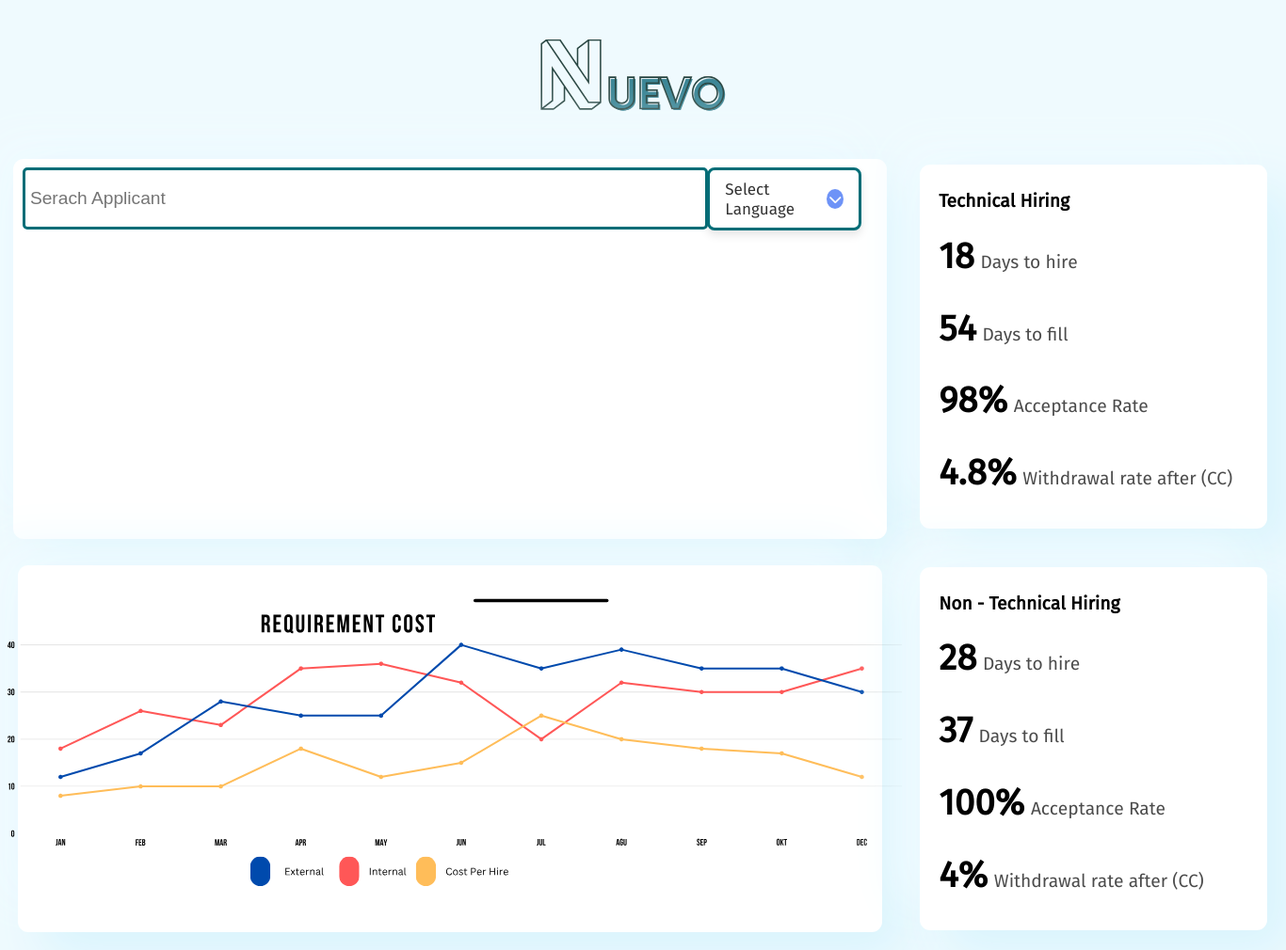
Before: /dashboard/ with the older database file.
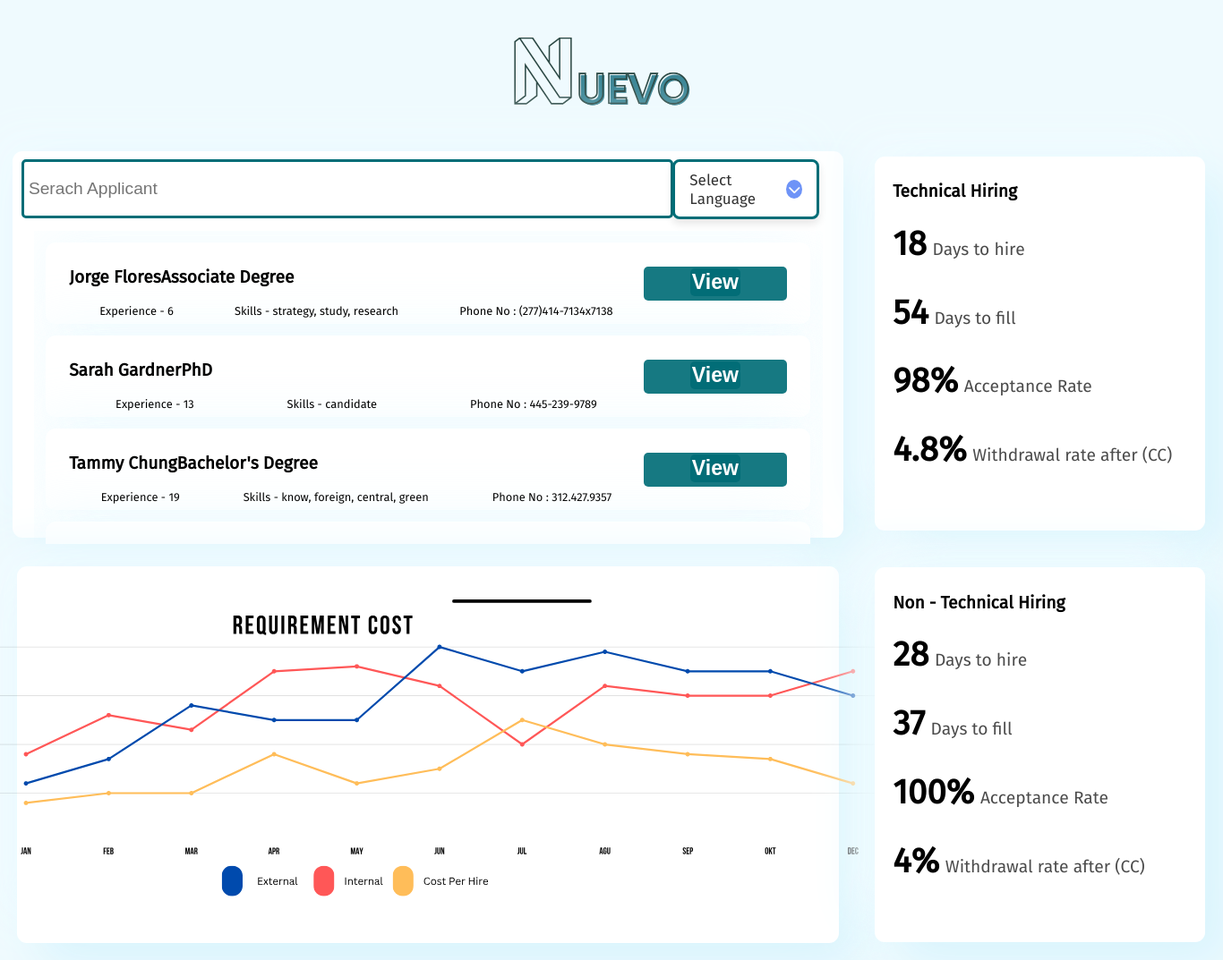
After: the same page with the newer database file.
### adminApp/models.py (models this page shows)
class Person(models.Model):
    name = models.CharField(max_length=255)
    qualifications = models.CharField(max_length=255)
    experience = models.IntegerField()
    skills = models.TextField()
    cultural_fit = models.CharField(max_length=255)
    phone_number = models.CharField(max_length=15)
    resume_path = models.CharField(null=True, blank=True, max_length=255)

### coreApp/views.py (the view)
# urls.py: path('dashboard/', views.dashboard, name='dashboard'),
def dashboard(request):
    people = Person.objects.all()
    all_skills = set()
    for person in people:
        skills = person.skills.split(', ')
        all_skills.update(skills)
    return render(request, 'core/dashboard.html', {'people': people, 'all_skills': all_skills})

### templates/core/dashboard.html (shortened to what this page needs)
{% load static %}
<!DOCTYPE html>
<html lang="en">
<head>
    <link rel="stylesheet" href="{% static "css/dashboard.css" %}"/>
</head>
<body>
    <div class="top-section">
        <div class="logo">
            <a id="logo" href="{% url 'home' %}">
                <img src="{% static "img/logo.png" %}" width="250px" height="130px" alt="nuevo logo" />
            </a>
        </div>
    </div>
    <div class="main-container">
        <div class="application-list" >
            <div class="serach-section">
                <div class="warp">
                    <div class="serach">
                        <input type="text" class="searchTerm" placeholder="Serach Applicant" oninput="searchApplicants()">
                    </div>
                </div>
                <div class="container">
                    <div class="select-btn">
                        <span class="btn-text">Select Language</span>
                        <span class="arrow-dwn">
                            <i class="fa-solid fa-chevron-down"></i>
                        </span>
                    </div>
                </div>
            </div>
            <div class="list">
                <div class="applications">
                    {% for person in people %}
                        <div class="applicant">
                            <div class="applicant-left-section">
                                <div class="applicant-top-section">
                                    <div class="applicant-name"> {{person.name}} </div>
                                    <div class="qualification"> {{ person.qualifications }} </div>
                                </div>
                                <div class="applicant-bottom-section">
                                    <div class="exprience">Experience - {{ person.experience }}</div>
                                    <div class="skills">Skills - {{ person.skills }}</div>
                                    <div class="phone-number">Phone No : {{ person.phone_number }}</div>
                                </div>
                            </div>
                            <div class="applicant-right-section">
                                <a class="view" href="{% url 'profile_view' user_id=person.id %}">
                                    <button class="view" data-user-id="{{ person.id }}" onclick="{% url 'profile_view' user_id=person.id %}" > View </button>
                                </a>
                            </div>
                        </div>
                    {% endfor %}
                </div>
            </div>
        </div>
        <div class="technical-hiring">
            <div class="technical-head">Technical Hiring</div>
                <li class="technical-list">
                    <div class="large-text">18</div>
                    <div class="small-text">Days to hire</div>
                </li>
                <li class="technical-list">
                    <div class="large-text">54</div>
                    <div class="small-text">Days to fill</div>
                </li>
                <li class="technical-list">
                    <div class="large-text">98%</div>
                    <div class="small-text">Acceptance Rate</div>
                </li>
                <li class="technical-list">
                    <div class="large-text">4.8%</div>
                    <div class="small-text">Withdrawal rate after (CC) </div></li>
        </div>
        <div class="requirement-cost">
            <img src="{% static "img/graph.svg" %}" alt="">
        </div>
        <div class="non-technical-hiring">
            <div class="non-technical-head">Non - Technical Hiring</div>
            <ul>
                <li class="non-technical-list">
                    <div class="large-text">28</div>
                    <div class="small-text">Days to hire</div>
                </li>
                <li class="non-technical-list">
                    <div class="large-text">37</div>
                    <div class="small-text">Days to fill</div>
                </li>
                <li class="non-technical-list">
                    <div class="large-text">100%</div>
                    <div class="small-text">Acceptance Rate</div>
                </li>
                <li class="non-technical-list">
                    <div class="large-text">4%</div>
                    <div class="small-text">Withdrawal rate after (CC) </div></li>
            </ul>
        </div>
    </div>
</body>
</html>

### coreApp/static/css/dashboard.css (style rules this page uses)
* { margin: 0; padding: 0; }
body { background-color: #d9f4fd67; font-family: firasans; }
.top-section { display: flex; margin-top: 1.5%; justify-content: center; }
.searchTerm { width: 100%; border: 3px solid #006D77; padding: 5px; height: 50px; border-radius: 5px 5px 5px 5px; outline: none; font-size: 120%; color: #9DBFAF; }
.serach-section { display: grid; grid-template-columns: 8fr 2fr; gap: 2%; }
ul { list-style-type: none; }
.main-container { display: grid; grid-template-columns: 70% 30%; grid-template-rows: 50%; }
.application-list { background: white; margin: 1.5%; padding:1%; border-radius: 11px; box-shadow: 26px 26px 53px #d9f4fd, -26px -26px 53px #f0fbff; height: 90%; }
.applicant { display: grid; margin:1.5%; padding: 3%; grid-template-columns: 4fr 1fr; border-radius: 11px; background: white; box-shadow: 20px 20px 60px rgba(217, 244, 253, .2), -20px -20px 60px rgba(217, 244, 253, .2); }
.list { margin: 1.5%; }
.applications { max-height: 350px; overflow-y: auto; }
.applicant-left-section { display: grid; gap: 50%; }
.applicant-top-section { display: flex; font-size: 120%; font-weight: 900; }
.applicant-bottom-section { display: flex; justify-content: space-around; font-size: 80%; }
.applicant-right-section { display: grid; gap: 20%; }
.view { text-align: center; padding: 2px; background: #006d77e9; color: #fff; border: none; font-size: 120%; font-weight: bolder; border-radius: 5px; }
.technical-head, .non-technical-head { font-weight: bolder; font-size: 120%; }
.technical-hiring, .non-technical-hiring { margin: 5%; padding: 5%; border-radius: 11px; background: white; box-shadow: 26px 26px 53px #d9f4fd, -26px -26px 53px #f0fbff; line-height: 2.0; }
.technical-list, .non-technical-list { display: flex; align-items: baseline; }
.large-text { margin-right:2% ; font-weight: bolder; font-size: 240%; }
.small-text { font-size: 120%; opacity: .7; }
.requirement-cost { background: white; margin: 2%; padding: 1%; border-radius: 11px; box-shadow: 26px 26px 53px #d9f4fd, -26px -26px 53px #f0fbff; display: flex; justify-content: center; }
.container { position: absolute; right: 33%; max-width: 12%; width: 100%; }
.select-btn { display: flex; height: 3.8em; align-items: center; justify-content: space-between; padding: 0 16px; border-radius: 8px; cursor: pointer; background-color: #fff; border: 3px solid #006D77; box-shadow: 0 5px 10px rgba(0, 0, 0, 0.1); }
.select-btn .btn-text { font-size: 17px; font-weight: 400; color: #333; }
.select-btn .arrow-dwn { display: flex; height: 21px; width: 21px; color: #fff; font-size: 14px; border-radius: 50%; background: #6e93f7; align-items: center; justify-content: center; transition: 0.3s; }

Changed rows visible on the page:
added Person: name "Jorge Flores", qualifications "Associate Degree", experience "6", skills "strategy, study, research", phone_number "(277)414-7134x7138"
added Person: name "Sarah Gardner", qualifications "PhD", experience "13", skills "candidate", phone_number "445-239-9789"
added Person: name "Tammy Chung", qualifications "Bachelor's Degree", experience "19", skills "know, foreign, central, green", phone_number "312.427.9357"
